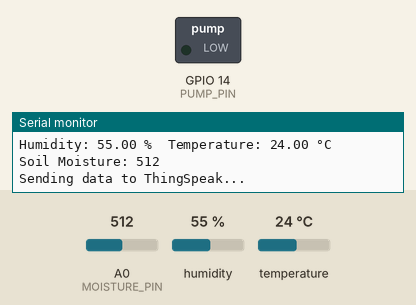
This sketch was run on a simulated ESP8266 (NodeMCU). Parts: switched loads named in the sketch (green lamp = pin HIGH), the last lines printed to the serial monitor. The test bench sets the inputs (shaded band); at power-on: A0 (MOISTURE_PIN) = 512, humidity 55 %, temperature 24 °C. WiFi joins after 1.5 s; servers stay silent unless stated.

Above: at 2.7 s.
2.8 s: A0 (MOISTURE_PIN) set to 484
At 4.9 s:
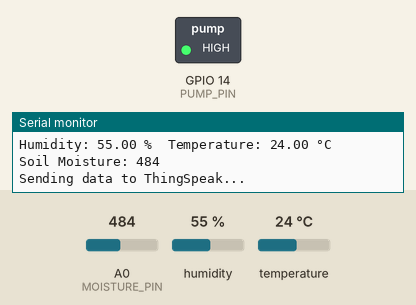
5.2 s: A0 (MOISTURE_PIN) set to 510
At 7.2 s:
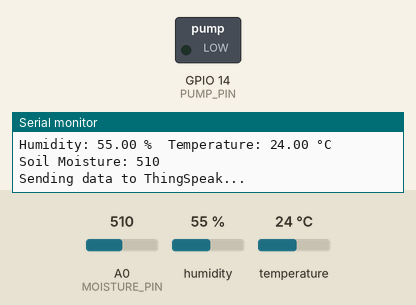
7.5 s: A0 (MOISTURE_PIN) set to 490
At 8.5 s:
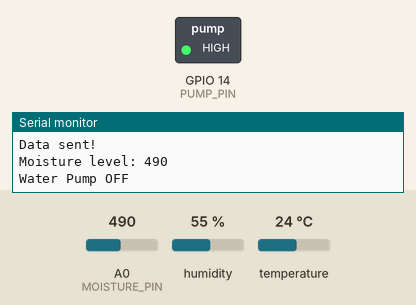
Timing chart, 0 to 10.5 s (numbered marks = the images above; inputs shaded):
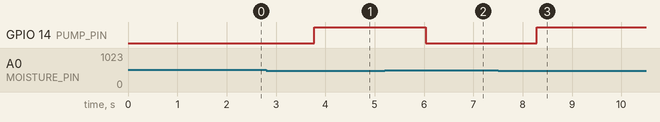

The sketch:

SolarGrow_code.ino
```cpp
#include <DHT.h>
#include <ESP8266WiFi.h>
#include <WiFiClient.h>
#include <ThingSpeak.h>

#define MOISTURE_PIN A0    // Analog pin for moisture sensor
#define PUMP_PIN 14        // Digital pin for water pump

const int moistureThreshold = 500;  // Moisture threshold value

#define DHTPIN 2   // Pin where the DHT11 is connected
#define DHTTYPE DHT11   // DHT sensor type

DHT dht(DHTPIN, DHTTYPE);

const char* ssid = "Ahxmedxx";               // Replace with your network credentials
const char* password = "00000000";

const char* server = "api.thingspeak.com";
const unsigned int httpPort = 80;
const String apiKey = "LU2U7F9VUEWBAVUN";    // Replace with your ThingSpeak API Key

WiFiClient client;

const int AirValue = 790;   // You need to replace this value with Value_1
const int WaterValue = 390; // You need to replace this value with Value_2
const int SensorPin = A0;
int soilMoistureValue = 0;
int soilMoisturePercent = 0;

void setup() {
  Serial.begin(9600);
  pinMode(PUMP_PIN, OUTPUT);
  digitalWrite(PUMP_PIN, LOW);  // Initialize the pump as off
  dht.begin();

  connectWiFi();
}

void loop() {
  int moistureValue = analogRead(MOISTURE_PIN);
  Serial.print("Moisture level: ");
  Serial.println(moistureValue);


// dry soil  = maximum moistureValue

  if (moistureValue > moistureThreshold) {
    digitalWrite(PUMP_PIN, LOW);  // Turn on the water pump
    Serial.println("Water Pump ON");
  } else {
    digitalWrite(PUMP_PIN, HIGH);   // Turn off the water pump
    Serial.println("Water Pump OFF");
  }

  delay(1000);

  float temperature = dht.readTemperature();
  float humidity = dht.readHumidity();

  Serial.print("Humidity: ");
  Serial.print(humidity);
  Serial.print(" %\t");
  Serial.print("Temperature: ");
  Serial.print(temperature);
  Serial.println(" °C");

  soilMoistureValue = analogRead(SensorPin);
  soilMoisturePercent = map(soilMoistureValue, AirValue, WaterValue, 0, 100);

  Serial.print("Soil Moisture: ");
  Serial.println(soilMoistureValue);

  sendToThingSpeak(temperature, humidity, soilMoistureValue, soilMoisturePercent);
}

void connectWiFi() {
  Serial.println();
  Serial.print("Connecting to ");
  Serial.println(ssid);

  WiFi.begin(ssid, password);

  while (WiFi.status() != WL_CONNECTED) {
    delay(500);
    Serial.print(".");
  }

  Serial.println();
  Serial.println("Connected to WiFi!");
  Serial.print("IP Address: ");
  Serial.println(WiFi.localIP());
}

void sendToThingSpeak(float temperature, float humidity, int soilMoistureValue, int soilMoisturePercent) {
  Serial.println("Sending data to ThingSpeak...");

  if (client.connect(server, httpPort)) {
    String url = "/update?api_key=" + apiKey +
                 "&field1=" + String(temperature) +
                 "&field2=" + String(humidity) +
                 "&field3=" + String(soilMoistureValue) +
                 "&field4=" + String(soilMoisturePercent);

    client.print(String("GET ") + url + " HTTP/1.1\r\n" +
                 "Host: " + server + "\r\n" +
                 "Connection: close\r\n\r\n");

    Serial.println("Data sent!");
  } else {
    Serial.println("Failed to connect to ThingSpeak");
  }

  delay(1000);
  client.stop();
}
```

Measured:
- the behaviour switches between 501 and 500 on A0 (MOISTURE_PIN) (found by bisection; images 0 and 1)
- after the input at 2.8 s, GPIO 14 (PUMP_PIN): LOW → HIGH after 0.98 s
- after the input at 5.2 s, GPIO 14 (PUMP_PIN): HIGH → LOW after 0.83 s
- after the input at 7.5 s, GPIO 14 (PUMP_PIN): LOW → HIGH after 0.79 s
